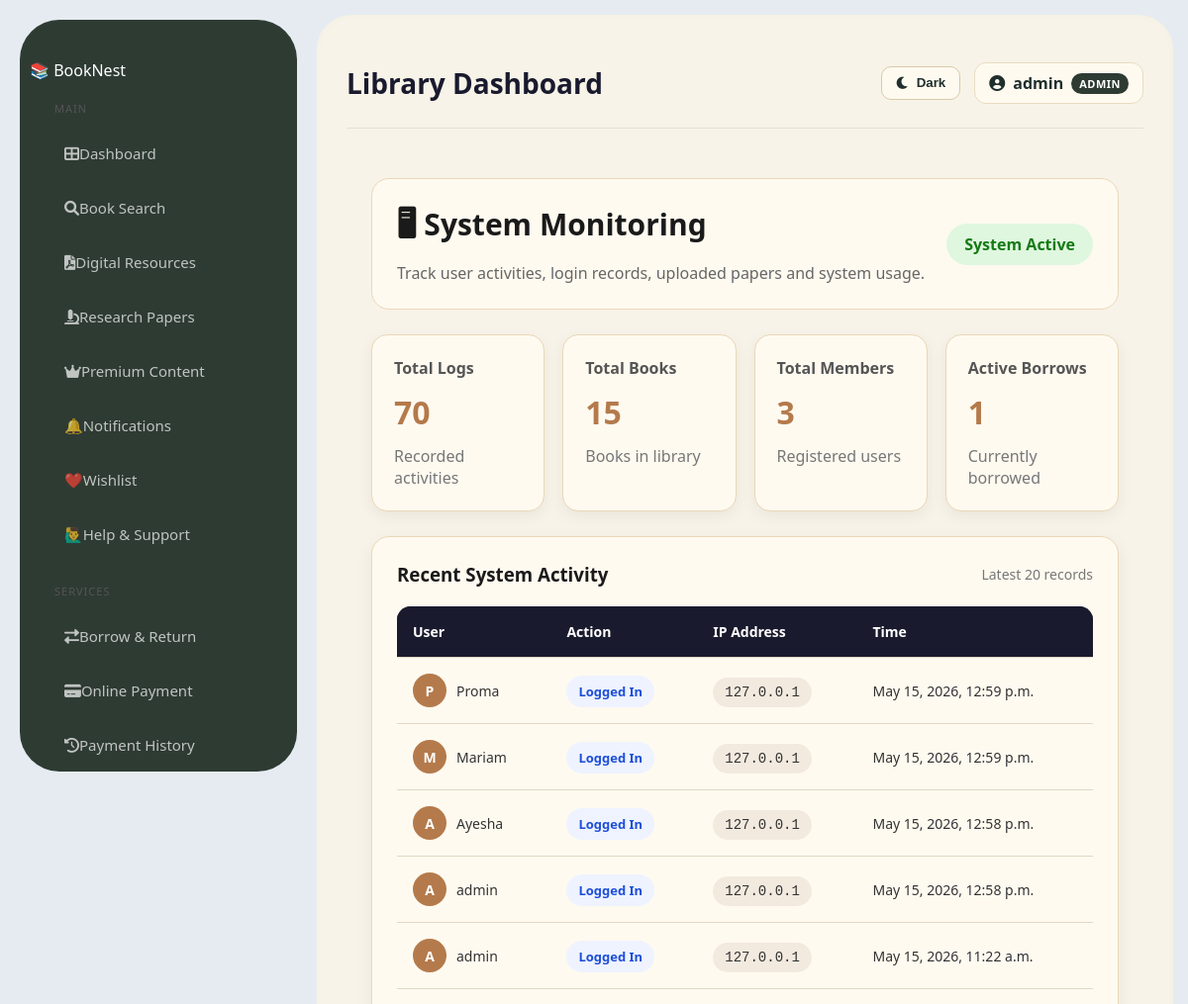
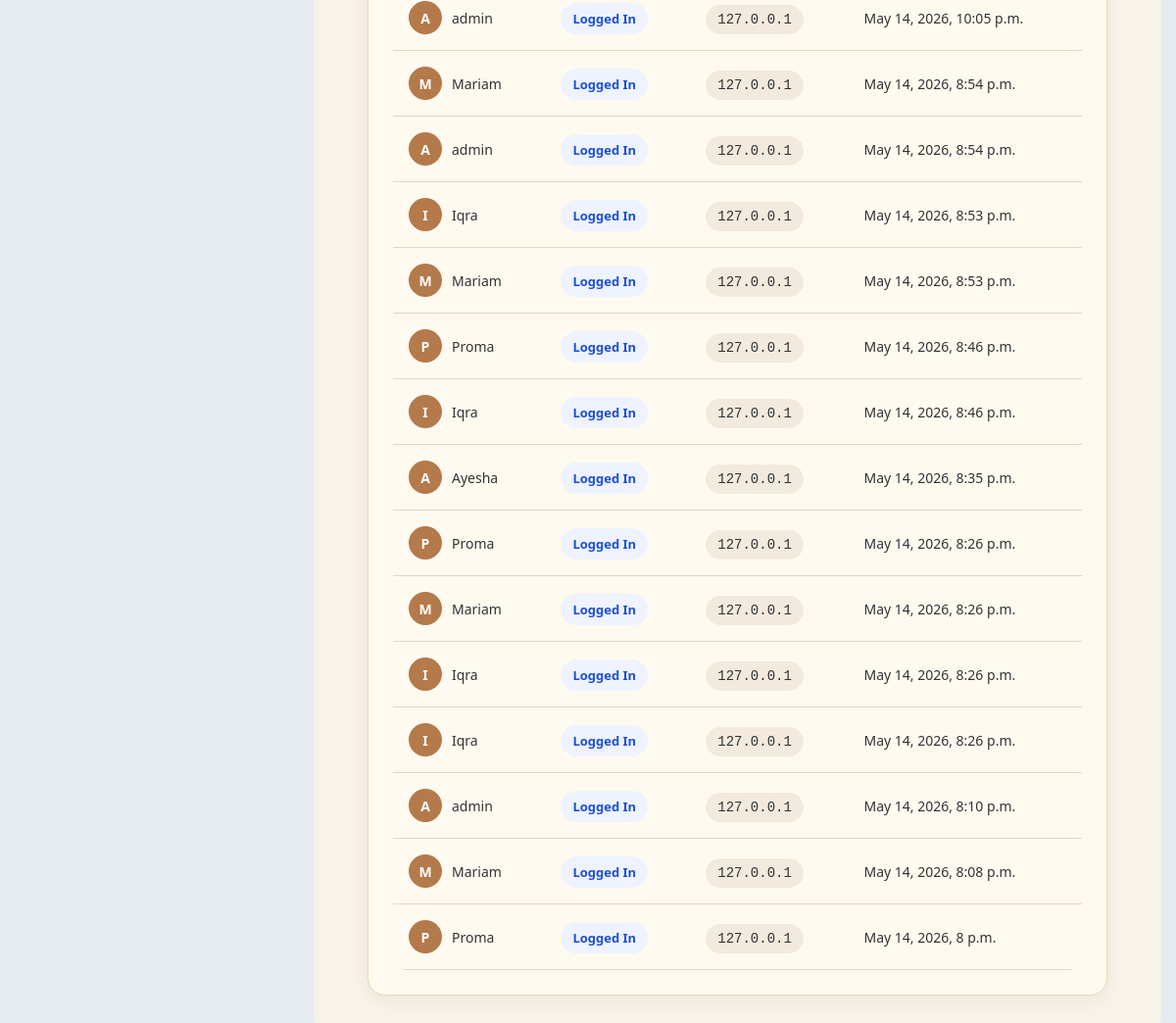
The app's page /system-monitoring/ (signed in), older data (2 pictures, top to bottom).
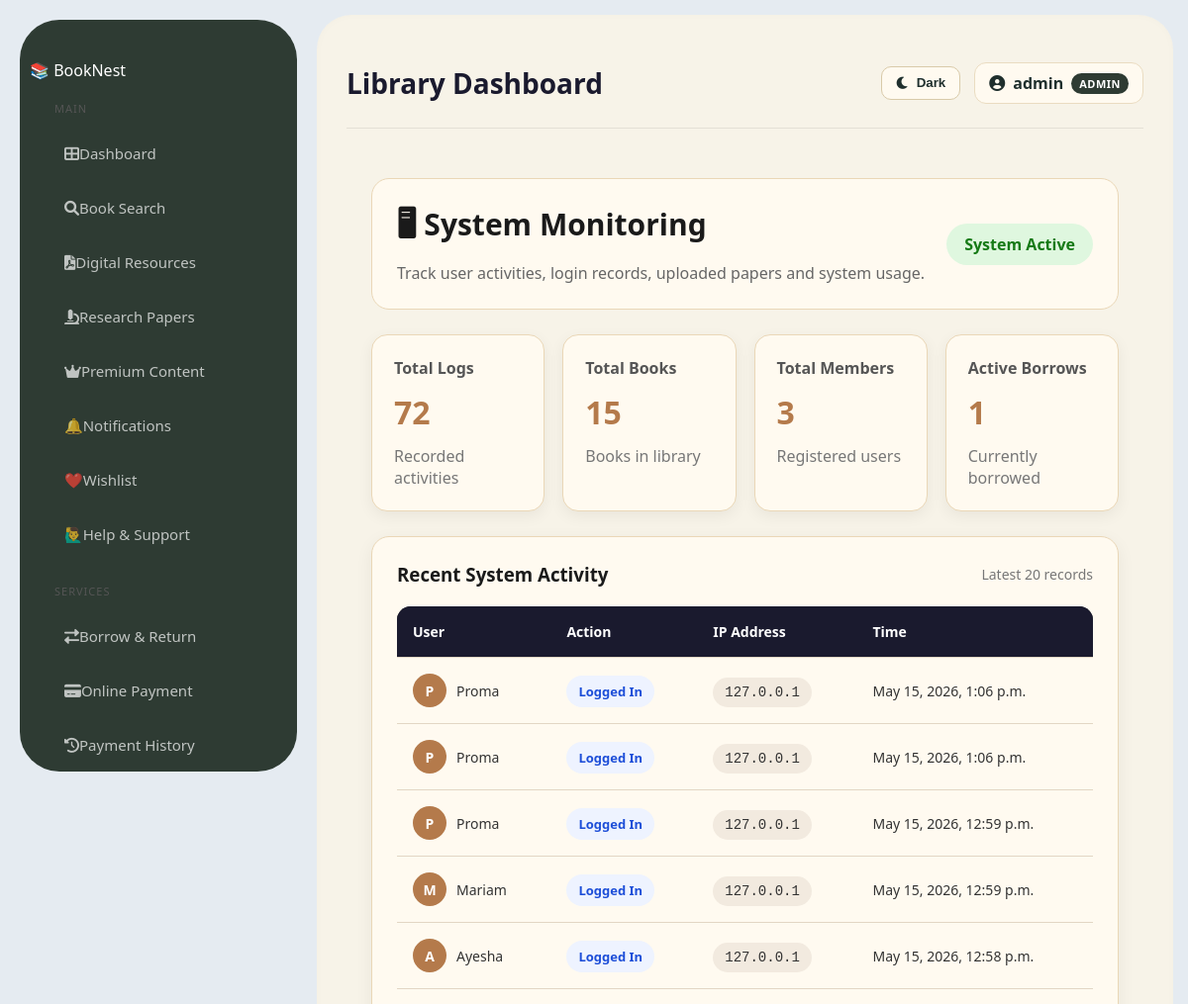
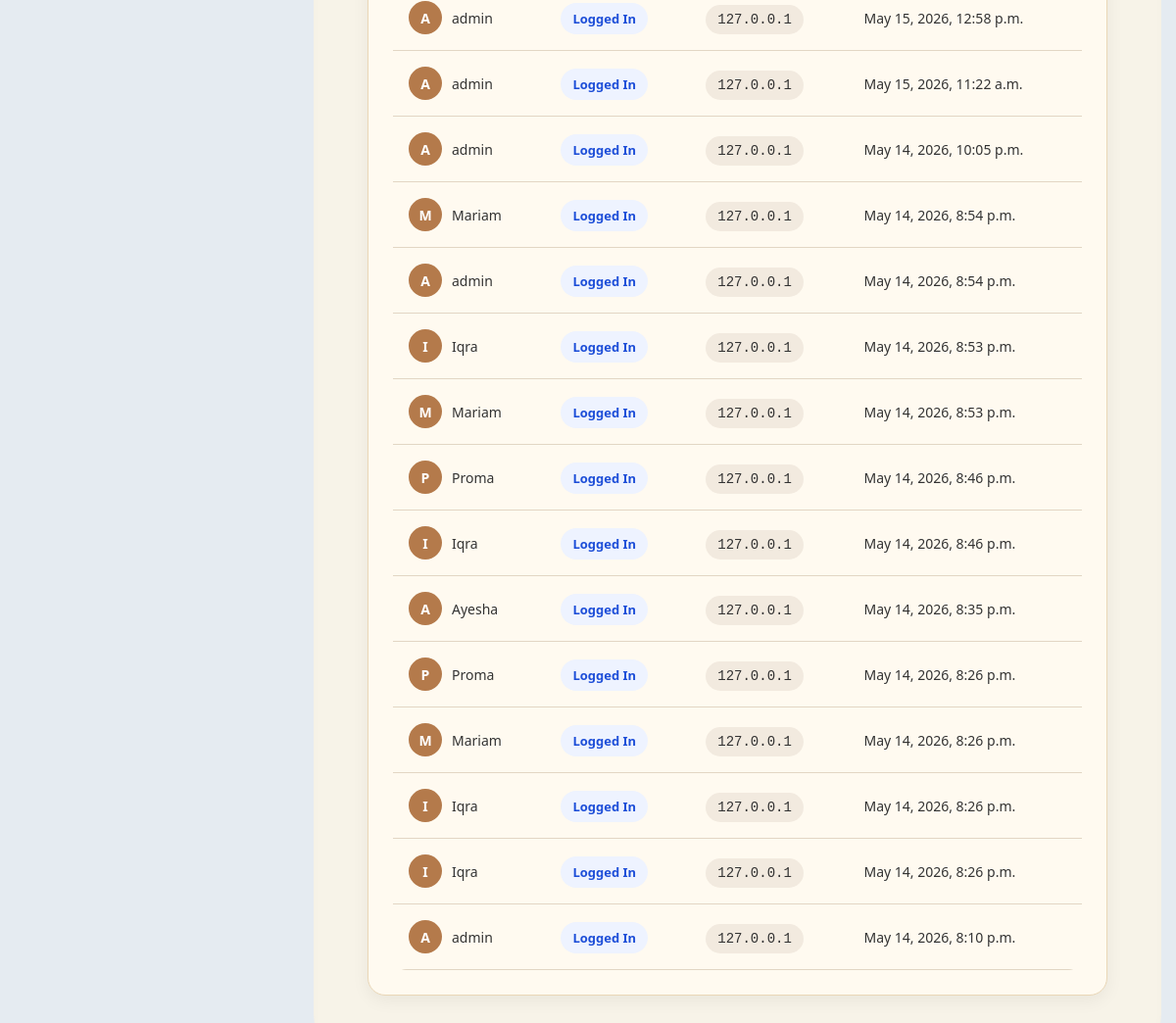
The same page, newer data (2 pictures, top to bottom).
### library/models.py (models this page shows, shortened)
class SystemLog(models.Model):
    user = models.ForeignKey(settings.AUTH_USER_MODEL, on_delete=models.CASCADE)
    action = models.CharField(max_length=255)
    ip_address = models.CharField(max_length=100)
    timestamp = models.DateTimeField(auto_now_add=True)

class User(AbstractUser):
    ADMIN = 'admin'
    LIBRARIAN = 'librarian'
    REGULAR_USER = 'user'
    ROLE_CHOICES = [
        (ADMIN, 'Administrator'),
        (LIBRARIAN, 'Librarian'),
        (REGULAR_USER, 'Regular User'),
    ]
    role = models.CharField(max_length=20, choices=ROLE_CHOICES, default=REGULAR_USER)
    phone = models.CharField(max_length=15, null=True, blank=True)
    profile_picture = models.ImageField(upload_to='profiles/', null=True, blank=True)
    date_of_birth = models.DateField(null=True, blank=True)
    bio = models.TextField(null=True, blank=True)
    def get_full_name(self):
        if self.first_name and self.last_name:
            return f"{self.first_name} {self.last_name}"
        return self.username

### library/views.py (the view)
# urls.py: path('system-monitoring/', views.system_monitoring, name='system_monitoring'),
@login_required
@user_passes_test(is_librarian_or_admin, login_url='/')
def system_monitoring(request):
    logs = SystemLog.objects.all().order_by('-timestamp')[:20]
    total_logs = SystemLog.objects.count()
    context = {
        'logs': logs,
        'total_logs': total_logs,
        'total_books': Book.objects.count(),
        'total_members': User.objects.filter(role=User.REGULAR_USER).count(),
        'active_borrows': Borrow.objects.filter(is_returned=False).count(),
        'returned_borrows': Borrow.objects.filter(is_returned=True).count(),
    }
    return render(request, 'library/system_monitoring.html', context)

### library/views.py (called while the page is built)
def is_librarian_or_admin(user):
    return user.is_authenticated and (
        user.role in [User.LIBRARIAN, User.ADMIN] or user.is_superuser
    )

### library/templates/library/system_monitoring.html
{% extends 'library/base.html' %}
{% block content %}
<div class="monitoring-page">
    <div class="monitoring-header">
        <div>
            <h2>🖥 System Monitoring</h2>
            <p>Track user activities, login records, uploaded papers and system usage.</p>
        </div>
        <div class="status-badge">
            System Active
        </div>
    </div>
    <div class="monitoring-cards">
        <div class="monitor-card">
            <h4>Total Logs</h4>
            <h2>{{ total_logs }}</h2>
            <p>Recorded activities</p>
        </div>
        <div class="monitor-card">
            <h4>Total Books</h4>
            <h2>{{ total_books }}</h2>
            <p>Books in library</p>
        </div>
        <div class="monitor-card">
            <h4>Total Members</h4>
            <h2>{{ total_members }}</h2>
            <p>Registered users</p>
        </div>
        <div class="monitor-card">
            <h4>Active Borrows</h4>
            <h2>{{ active_borrows }}</h2>
            <p>Currently borrowed</p>
        </div>
    </div>
    <div class="monitoring-table-card">
        <div class="table-header">
            <h3>Recent System Activity</h3>
            <span>Latest 20 records</span>
        </div>
        <table class="professional-monitor-table">
            <thead>
                <tr>
                    <th>User</th>
                    <th>Action</th>
                    <th>IP Address</th>
                    <th>Time</th>
                </tr>
            </thead>
            <tbody>
                {% for log in logs %}
                <tr>
                    <td>
                        <div class="user-cell">
                            <span class="user-avatar">
                                {{ log.user.username|slice:":1"|upper }}
                            </span>
                            <span>{{ log.user.username }}</span>
                        </div>
                    </td>
                    <td>
                        <span class="action-badge">
                            {{ log.action }}
                        </span>
                    </td>
                    <td>
                        <span class="ip-badge">
                            {{ log.ip_address }}
                        </span>
                    </td>
                    <td>{{ log.timestamp }}</td>
                </tr>
                {% empty %}
                <tr>
                    <td colspan="4" class="empty-row">
                        No system activity found.
                    </td>
                </tr>
                {% endfor %}
            </tbody>
        </table>
    </div>
</div>
{% endblock %}

Row changes from the older to the newer data that the page shows:
no longer on this page (row unchanged): SystemLog: user.username "M", user.username "Mariam", action "Logged In", ip_address "127.0.0.1", timestamp "May 14, 2026, 8:08 p.m."
no longer on this page (row unchanged): SystemLog: user.username "P", user.username "Proma", action "Logged In", ip_address "127.0.0.1", timestamp "May 14, 2026, 8 p.m."
added SystemLog: user.username "P", user.username "Proma", action "Logged In", ip_address "127.0.0.1", timestamp "May 15, 2026, 1:06 p.m."
added SystemLog: user.username "P", user.username "Proma", action "Logged In", ip_address "127.0.0.1", timestamp "May 15, 2026, 1:06 p.m."
Text that changed along with them:
{{ total_logs }}: "70" → "72"
